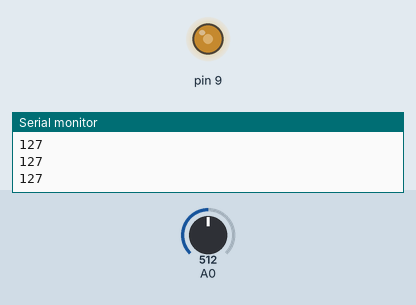
This sketch was run on a simulated Arduino Uno, built with avr-gcc and run on an emulated ATmega328P. On the bench: output pins drawn as LEDs (lit = HIGH), the last lines printed to the serial monitor. The inputs (shaded band) are chosen by the test bench; at power-on: A0 = 512.

Above: at 1.2 s.
1.3 s: A0 set to 716
At 2.5 s:
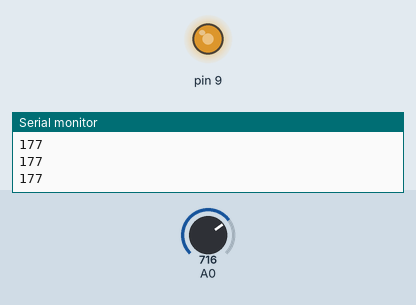
2.8 s: A0 set to 900
At 4.0 s:
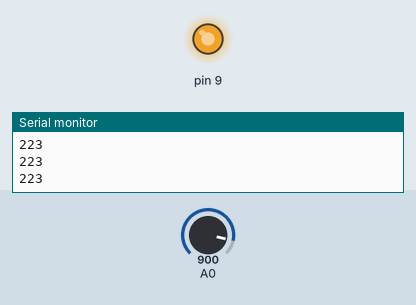
4.3 s: A0 set to 122
At 5.3 s:
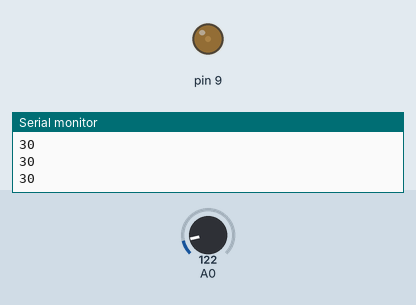
5.8 s: A0 set to 0
At 6.6 s:
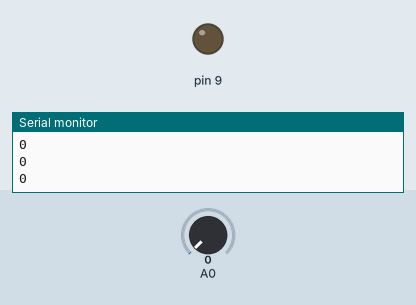
Timing chart, 0 to 8.3 s (numbered marks = the images above; inputs shaded):
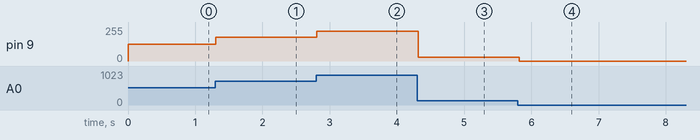

Measured:
- after the input at 1.3 s, pin 9: 127/255 → 177/255 at once
- after the input at 2.8 s, pin 9: 177/255 → 223/255 at once
- after the input at 4.3 s, pin 9: 223/255 → 30/255 at once
- after the input at 5.8 s, pin 9: 30/255 → 0/255 at once

The sketch:

task2.ino
```cpp
void setup() {
  Serial.begin(9600);
  pinMode(9,OUTPUT);
}
void loop() {
  int vl = analogRead(0);
  int rt = map(vl,0,1023,0,254);
  Serial.println(rt);
  analogWrite(9,rt);
  delay(100);
}
```
